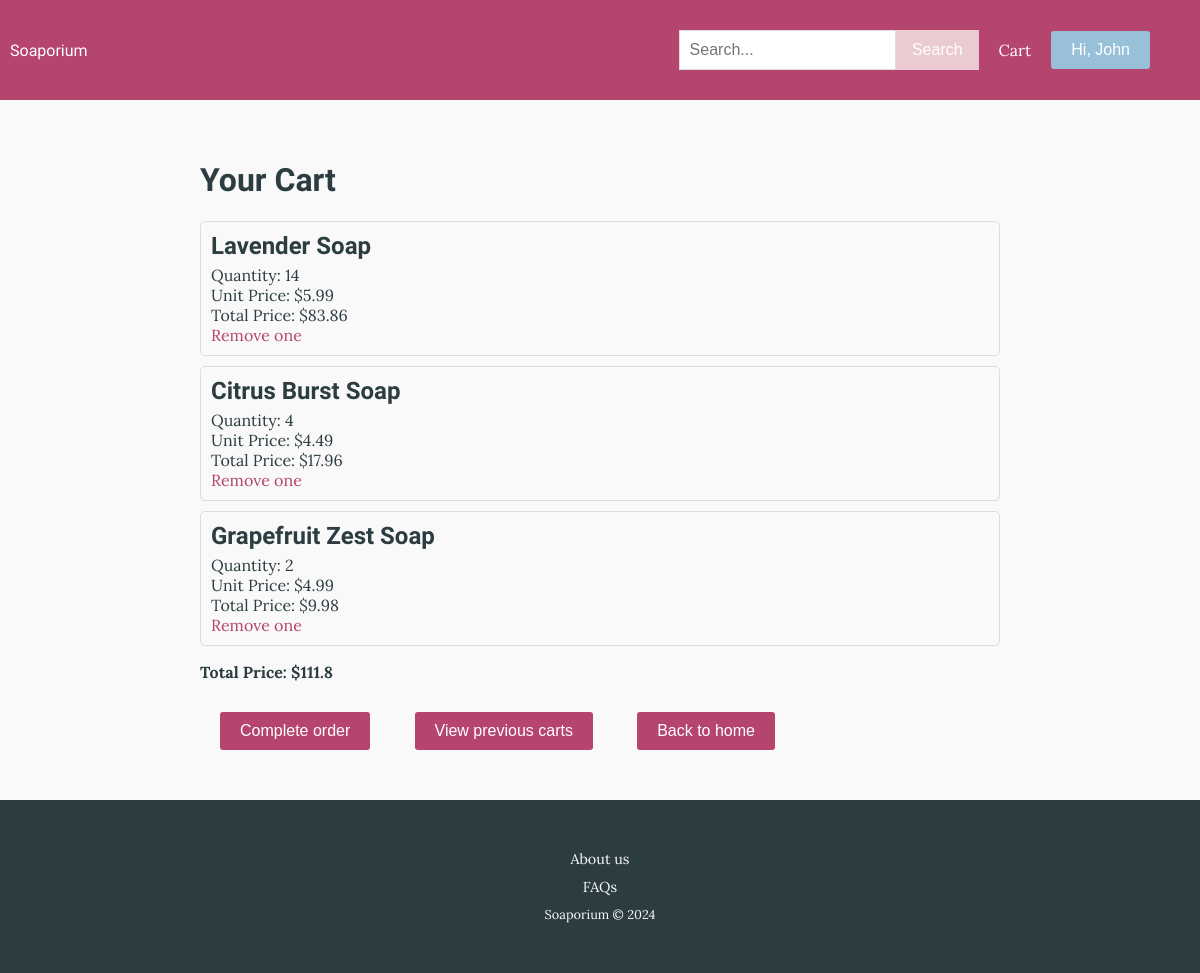
Page /view_current_cart (signed in) on the committed database.
### tables this page shows
CREATE TABLE User (userid INTEGER PRIMARY KEY AUTOINCREMENT, fname TEXT NOT NULL, lname TEXT NOT NULL, housenum INTEGER, street TEXT, suburb TEXT, town TEXT, region TEXT, country TEXT, postcode INTEGER, email TEXT NOT NULL, password TEXT NOT NULL);

CREATE TABLE Soap (soapid INTEGER PRIMARY KEY AUTOINCREMENT, name TEXT NOT NULL, description TEXT, brand TEXT, price REAL NOT NULL, type TEXT, picture TEXT, sale TEXT);

### routes.py (the view, shortened to what this page needs)
@app.route("/view_current_cart")
def view_current_cart():
    userid = session.get("userid")
    if not userid:
        flash("Please log in to view your cart")
        return redirect(url_for("login"))
    conn = sqlite3.connect("Soap.db")
    sql = "SELECT cartid FROM Cart WHERE userid = ? AND status = 'open'"
    cartid = conn.execute(sql, (userid,)).fetchone()
    if cartid:
        cartid = cartid[0]
    sql = """
        SELECT Soap.soapid AS soapid,
               Soap.name AS soap_name,
               Soap.price AS unit_price,
               CartItem.quantity AS soap_quantity,
               CartItem.soapid,
               SUM(CartItem.quantity) AS total_quantity
        FROM CartItem
        JOIN Soap ON Soap.soapid = CartItem.soapid
        WHERE CartItem.cartid = ?
        GROUP BY CartItem.soapid
        """
    cart_items = conn.execute(sql, (cartid,)).fetchall()
    total_price = sum(
        item[2] * item[3]
        for item in cart_items)
    conn.close()
    return render_template(
        "cart.html",
        cart_items=cart_items,
        total_price=total_price,
        cartid=cartid
    )

### routes.py (called while the page is built)
@app.context_processor
def inject_user_firstname():
    user_firstname = None
    userid = session.get("userid")
    if userid:
        conn = sqlite3.connect("Soap.db")
        sql = "SELECT fname FROM User WHERE userid = ?"
        user = conn.execute(sql, (userid,)).fetchone()
        if user:
            user_firstname = user[0]
        conn.close()
    return dict(user_firstname=user_firstname)

### templates/cart.html (shortened to what this page needs)
{% extends "layout.html" %}
{% block content %}
<div class="cart-container">
    <h1>Your Cart</h1>
    {% if cart_items and cart_items|length > 0 %}
    <ul>
        {% for item in cart_items %}
        <li class="cart-item">
            <h2>{{ item[1] }}</h2>
            <p>Quantity: {{ item[3] }}</p>
            <p>Unit Price: ${{ item[2] }}</p>
            <p>Total Price: ${{ "{:.2f}".format(item[2] * item[3]) }}</p>
            <a href="{{ url_for('decrease_quantity', cartid=cartid, soapid=item[0] )}}">Remove one</a>
        </li>
        {% endfor %}
    </ul>
    <p class="total-price">Total Price: ${{ total_price }}</p>
    {% else %}
    <p>Your cart is empty</p>
    {% endif %}
    <div class="cart-navigation">
        <a href="{{ url_for('complete_order', cartid=cartid) }}"><button>Complete order</button></a>
        <a href="{{ url_for('previous_carts') }}"><button>View previous carts</button></a>
        <a href="{{ url_for('home') }}"><button>Back to home</button></a>
    </div>
</div>
{% endblock %}

### templates/layout.html (shortened to what this page needs)
<!DOCTYPE html>
<html lang="en">
<head>
    <link rel="stylesheet" href="{{ url_for('static', filename='styles.css') }}">
</head>
<body>
    <div class="top-bar">
        <a href="{{ url_for('home') }}" class="home-link">Soaporium</a>
        <nav class="navbar">
            <ul class="nav-links">
                <li class="search-bar">
                    <form action="{{ url_for('search') }}" method="get">
                        <div class="input-wrapper">
                            <input type="text" name="search_term" placeholder="Search...">
                            <button type="submit">Search</button>
                        </div>
                    </form>
                </li>
                {% if session.get("userid") %}
                <li><a href="{{ url_for('view_current_cart') }}">Cart</a></li>
                <li class="user-dropdown">
                    <button class="user-dropdown-btn">Hi, {{ user_firstname }}</button>
                </li>
                {% else %}
                <li><a href="{{ url_for('login') }}">Login</a></li>
                <li><a href="{{ url_for('signup') }}">Sign Up</a></li>
                {% endif %}
            </ul>
        </nav>
    </div>
    <div class="content">
        {% block content %}{% endblock %}
    </div>
    <div class="footer">
        <div class="footer links">
            <p><a href="{{ url_for('about') }}">About us</a></p>
            <p><a href="{{ url_for('faqs')}}">FAQs</a></p>
            <p>Soaporium &COPY; 2024</p>
        </div>
    </div>
</body>
</html>

### static/styles.css (style rules this page uses)
body { font-family: 'Lora', serif; margin: 0; padding: 0; background-color: #faf9f9; color: #2b3d41; display: flex; flex-direction: column; min-height: 100vh; }
h1, h2, h3, h4, h5, h6, .home-link { font-family: 'Rock Salt', cursive; }
ul, li { list-style-type: none; margin: 0; padding: 0; }
.top-bar { height: 5em; background-color: #b5446e; color: #fff; padding: 10px; display: flex; justify-content: space-between; align-items: center; }
.home-link, .nav-links li a { color: #fff; text-decoration: none; }
.navbar { background-color: #b5446e; color: #fff; display: flex; justify-content: space-between; align-items: center; padding: 0 20px; }
.nav-links { display: flex; align-items: center; flex-wrap: wrap; }
.nav-links li { margin-right: 20px; }
.search-bar { flex-grow: 1; max-width: 300px; }
.search-bar input[type="text"], .search-form input[type="text"] { padding: 10px; font-size: 16px; border: 1px solid #ddd; width: 100%; box-sizing: border-box; }
.input-wrapper { display: flex; align-items: center; width: 100%; }
.input-wrapper input { flex-grow: 1; padding-right: 40px; }
.input-wrapper button { width: auto; padding: 10px 15px; background-color: #eacbd2; color: #fff; border: 1px solid #eacbd2; cursor: pointer; font-size: 16px; flex-shrink: 0; }
.content { padding: 20px; }
.footer { background-color: #2b3d41; padding: 20px; color: #faf9f9; margin-top: auto; flex-shrink: 0; text-align: center; }
.footer a { color: #faf9f9; text-decoration: none; margin: 0 10px; font-size: 0.9rem; }
.footer p { margin: 10px 0; font-size: 0.8rem; }
.add-to-cart, .user-dropdown-btn { display: inline-block; padding: 10px 20px; font-size: 16px; background-color: #98c1d9; color: #fff; border: none; border-radius: 3px; cursor: pointer; text-decoration: none; }
.cart-container { max-width: 800px; margin: 0 auto; padding: 20px; }
.cart-item { border: 1px solid #ddd; border-radius: 5px; padding: 10px; margin-bottom: 10px; background-color: #faf9f9; }
.cart-item h2 { margin: 0 0 5px; }
.cart-item p { margin: 0; }
.cart-item a { color: #b5446e; text-decoration: none; }
.total-price { font-weight: bold; }
.cart-navigation { margin-top: 20px; }
.cart-navigation a { display: inline-block; padding: 10px 20px; color: #fff; text-decoration: none; border-radius: 5px; }
.user-info-form button, .cart-navigation button { padding: 10px 20px; font-size: 16px; background-color: #b5446e; color: #fff; border: none; border-radius: 3px; cursor: pointer; }
.user-dropdown { position: relative; }
.user-dropdown-btn { padding: 10px 20px; font-size: 16px; background-color: #98c1d9; color: #fff; border: none; border-radius: 3px; cursor: pointer; text-decoration: none; display: inline-block; }

### rows in the picture
User: fname "John"
Soap: name "Lavender Soap", item "14", price "5.99", item[2]*item[3] "83.86"
Soap: name "Citrus Burst Soap", item "4", price "4.49", item[2]*item[3] "17.96"
Soap: name "Grapefruit Zest Soap", item "2", price "4.99", item[2]*item[3] "9.98"

### other values in the picture
{{ total_price }} "111.8"
